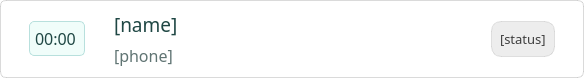
<?xml version="1.0" encoding="UTF-8"?>
<ui version="4.0">
 <class>list_item</class>
 <widget class="QWidget" name="list_item">
  <property name="geometry">
   <rect>
    <x>0</x>
    <y>0</y>
    <width>584</width>
    <height>63</height>
   </rect>
  </property>
  <property name="minimumSize">
   <size>
    <width>0</width>
    <height>0</height>
   </size>
  </property>
  <property name="maximumSize">
   <size>
    <width>16777215</width>
    <height>16777215</height>
   </size>
  </property>
  <property name="palette">
   <palette>
    <active>
     <colorrole role="Button">
      <brush brushstyle="SolidPattern">
       <color alpha="255">
        <red>255</red>
        <green>255</green>
        <blue>255</blue>
       </color>
      </brush>
     </colorrole>
     <colorrole role="Base">
      <brush brushstyle="SolidPattern">
       <color alpha="255">
        <red>255</red>
        <green>255</green>
        <blue>255</blue>
       </color>
      </brush>
     </colorrole>
     <colorrole role="Window">
      <brush brushstyle="SolidPattern">
       <color alpha="255">
        <red>255</red>
        <green>255</green>
        <blue>255</blue>
       </color>
      </brush>
     </colorrole>
    </active>
    <inactive>
     <colorrole role="Button">
      <brush brushstyle="SolidPattern">
       <color alpha="255">
        <red>255</red>
        <green>255</green>
        <blue>255</blue>
       </color>
      </brush>
     </colorrole>
     <colorrole role="Base">
      <brush brushstyle="SolidPattern">
       <color alpha="255">
        <red>255</red>
        <green>255</green>
        <blue>255</blue>
       </color>
      </brush>
     </colorrole>
     <colorrole role="Window">
      <brush brushstyle="SolidPattern">
       <color alpha="255">
        <red>255</red>
        <green>255</green>
        <blue>255</blue>
       </color>
      </brush>
     </colorrole>
    </inactive>
    <disabled>
     <colorrole role="Button">
      <brush brushstyle="SolidPattern">
       <color alpha="255">
        <red>255</red>
        <green>255</green>
        <blue>255</blue>
       </color>
      </brush>
     </colorrole>
     <colorrole role="Base">
      <brush brushstyle="SolidPattern">
       <color alpha="255">
        <red>255</red>
        <green>255</green>
        <blue>255</blue>
       </color>
      </brush>
     </colorrole>
     <colorrole role="Window">
      <brush brushstyle="SolidPattern">
       <color alpha="255">
        <red>255</red>
        <green>255</green>
        <blue>255</blue>
       </color>
      </brush>
     </colorrole>
    </disabled>
   </palette>
  </property>
  <property name="font">
   <font>
    <pointsize>12</pointsize>
   </font>
  </property>
  <property name="windowTitle">
   <string>element</string>
  </property>
  <property name="styleSheet">
   <string notr="true">
#time_label, #status_label, #name_label {
	color: black;
}

</string>
  </property>
  <layout class="QVBoxLayout" name="verticalLayout">
   <property name="leftMargin">
    <number>0</number>
   </property>
   <property name="topMargin">
    <number>0</number>
   </property>
   <property name="rightMargin">
    <number>0</number>
   </property>
   <property name="bottomMargin">
    <number>0</number>
   </property>
   <item>
    <widget class="QWidget" name="container" native="true">
     <property name="maximumSize">
      <size>
       <width>16777215</width>
       <height>100</height>
      </size>
     </property>
     <property name="styleSheet">
      <string notr="true">#container {
	border: 1px solid rgba(150, 150, 150, 90);
	border-radius: 6px;
	background: white;

}

#container:hover {
	border: 1px solid #4DB2AA;

}

 </string>
     </property>
     <layout class="QHBoxLayout" name="horizontalLayout_2">
      <property name="leftMargin">
       <number>20</number>
      </property>
      <property name="topMargin">
       <number>2</number>
      </property>
      <property name="rightMargin">
       <number>20</number>
      </property>
      <property name="bottomMargin">
       <number>2</number>
      </property>
      <item>
       <widget class="QWidget" name="cont1" native="true">
        <layout class="QVBoxLayout" name="verticalLayout_2">
         <item alignment="Qt::AlignmentFlag::AlignVCenter">
          <widget class="QWidget" name="time_box" native="true">
           <property name="font">
            <font>
             <pointsize>12</pointsize>
            </font>
           </property>
           <property name="styleSheet">
            <string notr="true">#time_box {
	background: #F0FDFA;
	border: 1px solid #B8E0DD;
	border-radius: 5px;
}</string>
           </property>
           <layout class="QVBoxLayout" name="verticalLayout_3">
            <property name="leftMargin">
             <number>6</number>
            </property>
            <property name="topMargin">
             <number>6</number>
            </property>
            <property name="bottomMargin">
             <number>6</number>
            </property>
            <item alignment="Qt::AlignmentFlag::AlignHCenter">
             <widget class="QLabel" name="time_label">
              <property name="font">
               <font>
                <family>Slate Medium</family>
                <pointsize>12</pointsize>
               </font>
              </property>
              <property name="styleSheet">
               <string notr="true">color: #1F4744;</string>
              </property>
              <property name="text">
               <string>00:00</string>
              </property>
             </widget>
            </item>
           </layout>
          </widget>
         </item>
        </layout>
       </widget>
      </item>
      <item>
       <widget class="QWidget" name="name_box" native="true">
        <property name="styleSheet">
         <string notr="true">#cont2 {
	border: 1px solid black;
}</string>
        </property>
        <layout class="QVBoxLayout" name="verticalLayout_4">
         <property name="leftMargin">
          <number>14</number>
         </property>
         <item alignment="Qt::AlignmentFlag::AlignLeft">
          <widget class="QLabel" name="name_label">
           <property name="font">
            <font>
             <family>Slate Medium</family>
             <pointsize>14</pointsize>
            </font>
           </property>
           <property name="styleSheet">
            <string notr="true">color: #1F4744;</string>
           </property>
           <property name="text">
            <string>[name]</string>
           </property>
          </widget>
         </item>
         <item alignment="Qt::AlignmentFlag::AlignLeft">
          <widget class="QLabel" name="phone_label">
           <property name="font">
            <font>
             <family>Slate</family>
             <pointsize>12</pointsize>
            </font>
           </property>
           <property name="styleSheet">
            <string notr="true">color: #607473;
</string>
           </property>
           <property name="text">
            <string>[phone]</string>
           </property>
          </widget>
         </item>
        </layout>
       </widget>
      </item>
      <item>
       <spacer name="horizontalSpacer">
        <property name="orientation">
         <enum>Qt::Orientation::Horizontal</enum>
        </property>
        <property name="sizeHint" stdset="0">
         <size>
          <width>40</width>
          <height>20</height>
         </size>
        </property>
       </spacer>
      </item>
      <item>
       <widget class="QWidget" name="cont2" native="true">
        <layout class="QVBoxLayout" name="verticalLayout_5">
         <item alignment="Qt::AlignmentFlag::AlignRight|Qt::AlignmentFlag::AlignVCenter">
          <widget class="QWidget" name="status_box" native="true">
           <property name="font">
            <font>
             <pointsize>12</pointsize>
            </font>
           </property>
           <property name="styleSheet">
            <string notr="true">#status_box {
	border: 1px solid black;
	background: rgba(180, 180, 180, 60);
	border: 1px solid rgba(160, 160, 160, 70);
	border-radius: 10px;
}</string>
           </property>
           <layout class="QVBoxLayout" name="verticalLayout_6">
            <item>
             <widget class="QLabel" name="status_label">
              <property name="font">
               <font>
                <family>Slate</family>
                <pointsize>10</pointsize>
               </font>
              </property>
              <property name="styleSheet">
               <string notr="true">color: rgb(60, 60, 60);</string>
              </property>
              <property name="text">
               <string>[status]</string>
              </property>
             </widget>
            </item>
           </layout>
          </widget>
         </item>
        </layout>
       </widget>
      </item>
     </layout>
    </widget>
   </item>
  </layout>
 </widget>
 <resources/>
 <connections/>
</ui>
